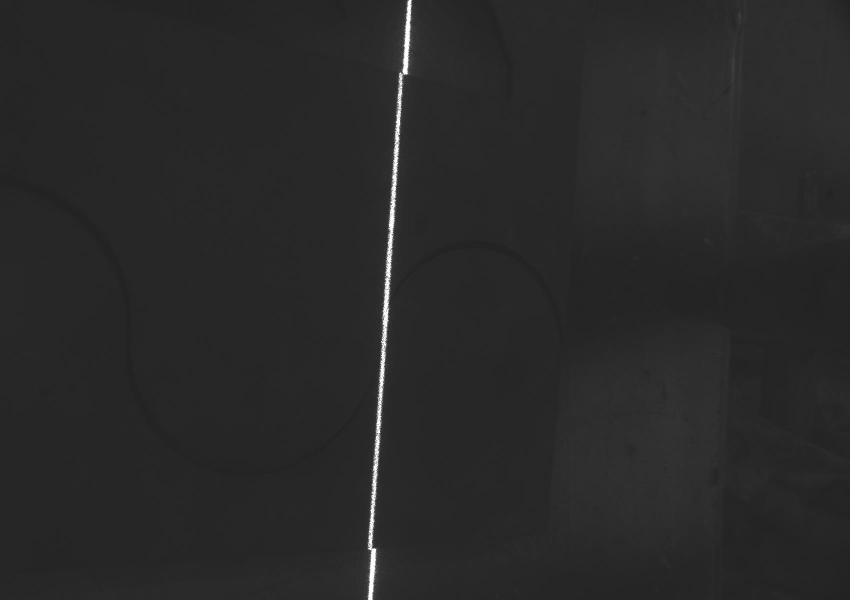
#> input picture MyCamera/Laser_stripes/fail/Image__2022-08-27__13-14-14.jpg, 1700 x 1200 px (shown at 1/2 size)
$ python -i MyLibrary.py   (imports and definitions only)
#> lines starting #> are read from the running program, lines starting #| are printed output that depends on the picture; after the words box and inside, x2 and y2 are one past the last pixel; in counts of white or black regions, pixels touching at a corner belong together
#> further down, picture is the input picture: shape (1200, 1700, 3); min 11, max 255, mean 41.3
import sys
import cv2 as cv
import numpy as np
import serial
import time
from math import log

class vision():
    def __init__(self):
        self.intrinsic=np.array([[1.43613960e+03,0.00000000e+00,9.45116586e+02],
                                [0.00000000e+00,1.43648424e+03,5.83160320e+02],
                                [0.00000000e+00,0.00000000e+00,1.00000000e+00]])
        self.dist_coffs=np.array([[-8.76138852e-02, 2.07436397e-02, 1.09728038e-03, -3.02686811e-05, 3.81461021e-01]])
        # eye to hand coordinatex`
        self.eye2hand = np.array([[-8.74782056e-01, -3.79300492e-01, -3.01475524e-01,  9.29334550e+01],
                                [ 4.84503838e-01, -6.89318581e-01, -5.38605538e-01,  2.08188779e+02],
                                [-3.51933429e-03, -6.17228508e-01,  7.86776069e-01, -1.14571713e+02],
                                [ 0.00000000e+00,  0.00000000e+00,  0.00000000e+00,  1.00000000e+00]])
        # coeffcients of laser plane: ax + by + cz + d = 0
        a = 1.49391238e-01
        b = 1.31427483e+00
        c = -1
        d  = 2.32748012e+02
        self.plane = [a,b,c,d]
        # adjust according to img
        # self.rows = 2748
        # self.cols = 3840
        self.rows = 1208
        self.cols = 1928
        # self.rows = 720
        # self.cols = 1080

    def Preprocessing(self,img):
        newcameramtx, _ =cv.getOptimalNewCameraMatrix(self.intrinsic,self.dist_coffs,(self.rows,self.cols),1,(self.rows,self.cols))
        # undistort
        # img = cv.undistort(img, self.intrinsic, self.dist_coffs, None, newcameramtx)
        grayimg = cv.cvtColor(img, cv.COLOR_BGR2GRAY)
        blur = cv.GaussianBlur(grayimg,(7,7),0)
        _, thresh = cv.threshold(blur,100,255,cv.THRESH_BINARY)
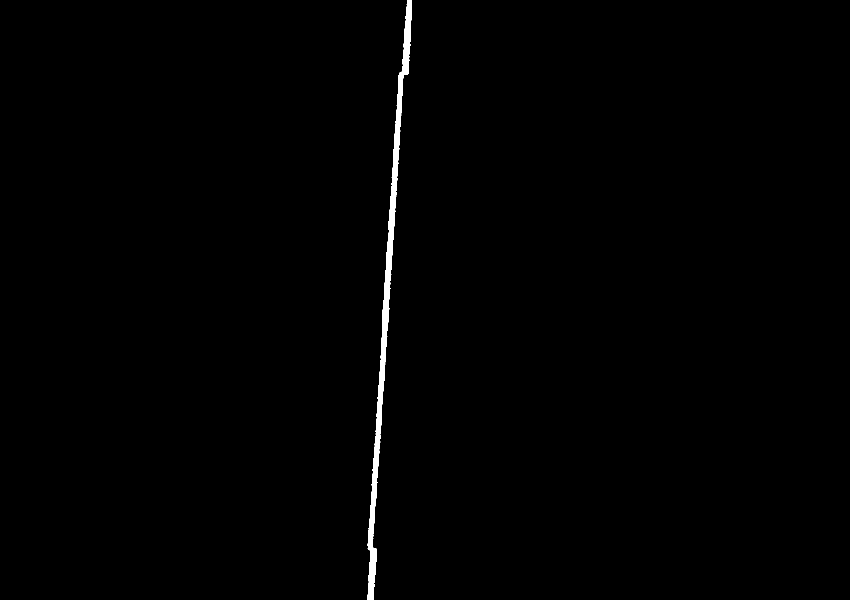
#> thresh: shape (1200, 1700) (shown at 1/2 size); 0.64% white; 1 white region, box (x1, y1, x2, y2) and area: (735, 0, 824, 1200) 12984
        closing = thresh
        del blur
        for _ in range(5):
            closing = cv.morphologyEx(closing, cv.MORPH_CLOSE, np.ones((7,7),np.uint8))
        del thresh
        return closing

    # http://tnuaa.nuaa.edu.cn/njhkhten/article/html/202004009
    # [169 lines left out: functions LaserCenter, CrossLaser, TripleLaser, CD, houghline, __RPY2mtrx and 6 more, not called in this run]


class yaskawa():
    # [79 lines left out: functions __init__, __bbc, __SplitData, __ReadUntil, RposC, __CombineData, not called in this run]

    def __bytes_needed(self,number):
        return int(log(number, 256)) + 1

    # [40 lines left out: functions hold, movL, not called in this run]


>>> import cv2
>>> picture = cv2.imread('../MyCamera/Laser_stripes/fail/Image__2022-08-27__13-14-14.jpg')
>>> result = vision().Preprocessing(picture)
